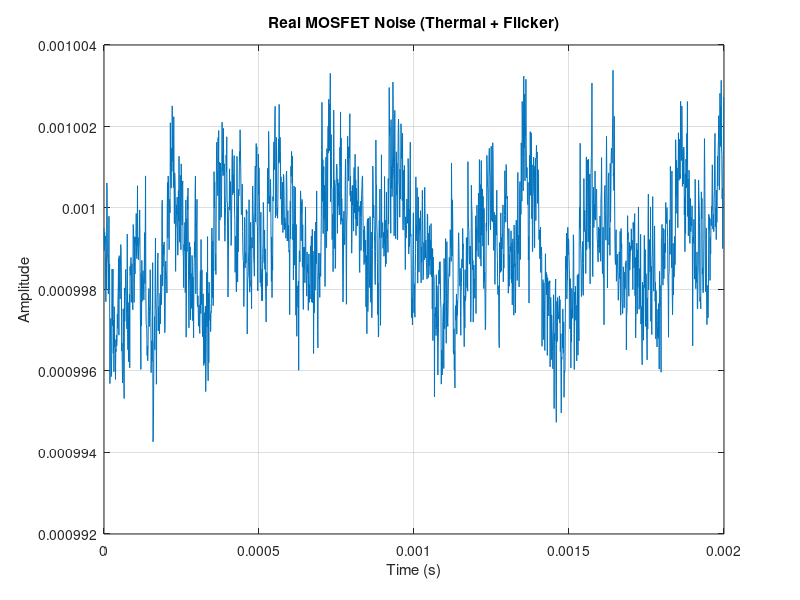
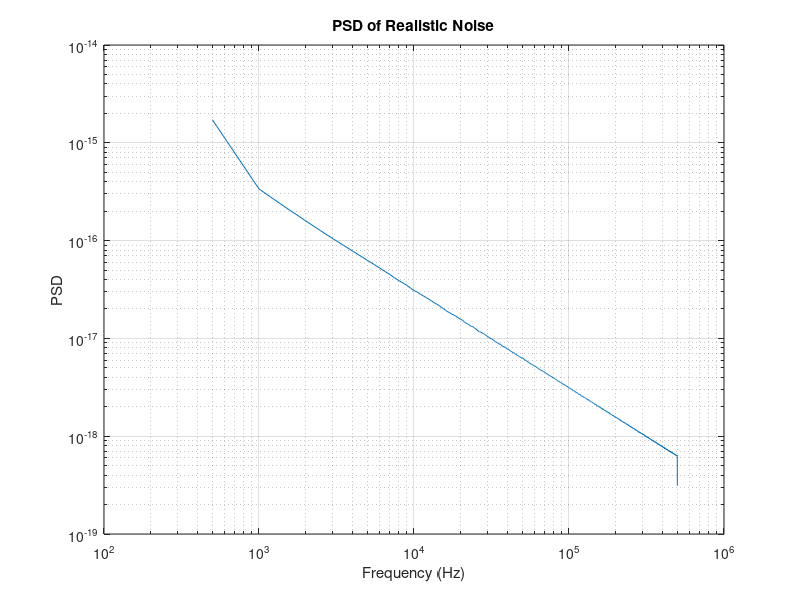

Source code (MATLAB) for these figures, in order:
k  = 1.38e-23;
T  = 300;
gm = 1e-3;

Kf  = 1e-24;
Cox = 4e-3;
W   = 10e-6;
L   = 1e-6;
gamma = 1;

Fs = 1e6;
Tsim = 2;

N = round(Fs * Tsim);
if mod(N,2) ~= 0
    N = N + 1;        
end

Sth = (8/3) * k * T * gm;    
sigma_th = sqrt(Sth * Fs/2);
thermal_noise = sigma_th * randn(N,1);

f = (1:(N/2)).' * (Fs/N);

Sf = Kf ./ (Cox^2 * W * L * (f.^gamma));  

phase = exp(1j * 2*pi*rand(N/2,1));

Fpos = sqrt(Sf/2) .* phase;

F_full = [0; Fpos; conj(Fpos(end:-1:1))];

flicker_noise = real(ifft(F_full)) * sqrt(Fs);

noise = (thermal_noise(1:N) + flicker_noise(1:N))*10 +1e-3;

dt = 1/Fs;

noise_struct.time = (0:N-1)' * dt;
noise_struct.signals.values = noise;
noise_struct.signals.dimensions = 1;

figure;
plot((0:2000-1)/Fs, noise(1:2000));
xlabel("Time (s)"); ylabel("Amplitude");
title("Real MOSFET Noise (Thermal + Flicker)");
grid on;

[pxx,ff] = pwelch(noise,2000,[],[],Fs);

figure;
loglog(ff, pxx);
xlabel("Frequency (Hz)"); ylabel("PSD");
title("PSD of Realistic Noise");
grid on;
